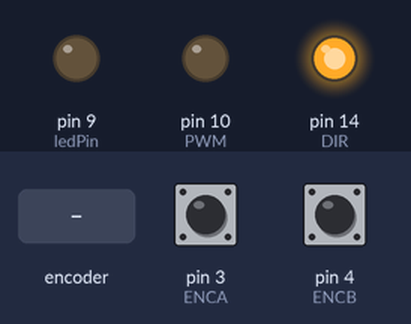
The sketch below on a simulated Arduino Uno, built with avr-gcc and run on an emulated ATmega328P. Shown: output pins drawn as LEDs (lit = HIGH). The inputs (shaded band) are chosen by the test bench; at power-on: pin 3 (ENCA) HIGH, pin 4 (ENCB) HIGH.

Above: at 3.2 s.
3.3 s: rotary encoder on pin 3 (ENCA) / pin 4 (ENCB) turned 3 steps (first pin leading)
At 5.1 s:
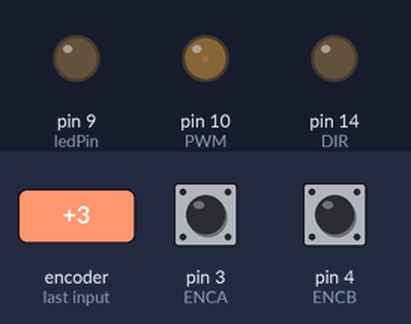
Timing chart, 0 to 6.6 s (numbered marks = the images above; inputs shaded):
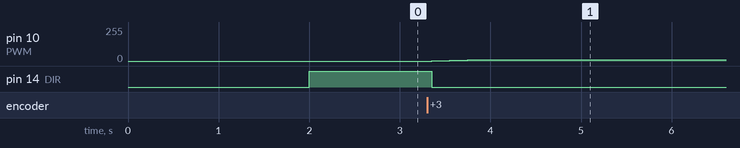

The sketch:

SlaveMain.ino
```cpp
#include <Wire.h>

#define ENCA 3
#define ENCB 4
#define PWM 10
#define DIR 14
#define ledPin 9

int led = 0;
int16_t deg = 0;

// PID definitions
volatile int posi = 0;
int High_count = 250;
int setpoint=125, direction=0;
float pwm = 0;
float e;
float kp = 3.0;
float diff = 0;

void setup() {
  Wire.begin(11);
  Wire.onReceive(receiveEvent);
  pinMode(ledPin, OUTPUT);
  pinMode(PWM, OUTPUT);
  pinMode(ENCA, INPUT);
  pinMode(ENCB, INPUT);
  pinMode(DIR, OUTPUT);

  attachInterrupt(digitalPinToInterrupt(ENCA), readEncoder, RISING);

  delay(2000);
}

void loop() {
  computePID();
  dispData();
}

void dispData(){
        if (deg > 127){
        digitalWrite(ledPin, HIGH);
      }
      else{
        digitalWrite(ledPin, LOW);
      }
}

void computePID(){
  setpoint = map(deg, 0, 255, 0, High_count);
  e = setpoint - posi;
  pwm = kp * e;
  if (pwm > 0){
    direction = 0;
  }
  else{
    direction = 1;
  }
  pwm = abs(pwm);
  pwm = constrain(pwm, 0, 255);

  digitalWrite(DIR, direction);
  analogWrite(PWM, pwm);
}

void readEncoder() {
  int b = digitalRead(ENCB);
  if (b > 0) {
    posi++;
  } else {
    posi--;
  }
}

void receiveEvent(int16_t byteCount) {
  while (Wire.available() > 0) {
     if (Wire.read() == 6) {
    uint8_t data_high = Wire.read();
    uint8_t data_low = Wire.read();

    deg = (int16_t)((data_high << 8) | data_low); // combine the high and low bytes into a signed integer
  }
  }
}
```

Measured:
- after the input at 3.3 s, pin 10 (PWM): 0/255 → 3/255 after 0.05 s, → 6/255 0.20 s later, → 9/255 0.20 s later; pin 14 (DIR): HIGH → LOW after 0.05 s
